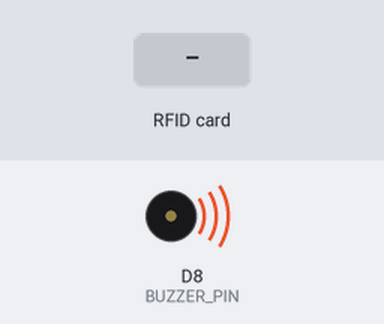
Simulated run of this sketch. Board: ESP8266 (NodeMCU). Parts: buzzer (waves = sounding, pin HIGH). The test bench sets the inputs (shaded band). WiFi joins after 1.5 s; servers stay silent unless stated; what the sketch prints to the serial monitor is not drawn.

Above: at 1.6 s.
At 4.3 s:
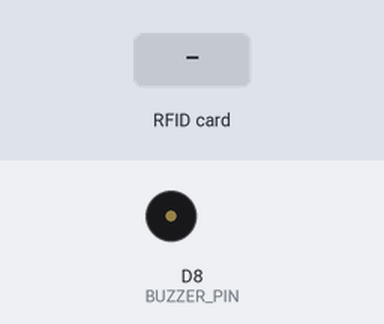
4.4 s: RFID card 5E 7A 19 C4 held to the reader
Timing chart, 0 to 7.4 s (numbered marks = the images above; inputs shaded):
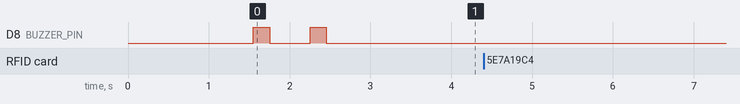

The sketch:

arduino_absen.ino
```cpp
#include <SPI.h>
#include <MFRC522.h>
#include <ESP8266WiFi.h>
#include <ESP8266HTTPClient.h>
#include <WiFiClient.h>

#define RST_PIN D1
#define SDA_PIN D2
#define BUZZER_DURATION 200
#define BUZZER_PIN D8

const char* ssid = "Ruang_Staff I";
const char* password = "staffjungle2023";

const char* serverName = "http://192.168.134.20:3001/api/rfidFetch";

unsigned long lastTime = 0;
unsigned long timerDelay = 5000;
int wifiCheck = 0;

MFRC522 mfrc522(SDA_PIN, RST_PIN);

void setup() {
  Serial.begin(9600);
  SPI.begin();

  pinMode(BUZZER_PIN, OUTPUT);

  mfrc522.PCD_Init();

  WiFi.begin(ssid, password);
  Serial.println("Connecting");
  while (WiFi.status() != WL_CONNECTED) {
    delay(500);
    Serial.print(".");
  }

  buzzerRinger(2);

  Serial.println("");
  Serial.print("Connected to WiFi network with IP Address: ");
  Serial.println(WiFi.localIP());
  Serial.println(WiFi.macAddress());
  Serial.println("Timer set to 5 seconds (timerDelay variable), it will take 5 seconds before publishing the first reading.");
  Serial.println("Put your card to the reader...");
}

String toHex(byte* buffer, byte bufferSize) {
  String result;
  for (byte i = 0; i < bufferSize; i++) {
    result += (buffer[i] < 0x10 ? "0" : "");
    result += String(buffer[i], HEX);
  }
  result.toUpperCase();
  return result;
}

void buzzerRinger(int ringingTimes) {
  for (int i = 0; i < ringingTimes; i++) {
    digitalWrite(BUZZER_PIN, HIGH);
    delay(BUZZER_DURATION);
    digitalWrite(BUZZER_PIN, LOW);
    delay(500);
  }
}

void httpSender(String cardTag) {
  if ((millis() - lastTime) > timerDelay) {
    //Check WiFi connection status
    if (WiFi.status() == WL_CONNECTED) {
      WiFiClient client;
      HTTPClient http;

      if (http.begin(client, serverName)) {
        http.addHeader("Content-Type", "application/json");
        http.addHeader("Accept", "application/json");
        int httpResponseCode = http.POST("{\"serialCard\":\"" + cardTag + "\", \"macDevice\":\"" + WiFi.macAddress() + "\"}");
        if (httpResponseCode > 0) {
          buzzerRinger(1);
          Serial.println(http.getString());
        } else {
          buzzerRinger(4);
        }
        Serial.print("HTTP Response code: ");
        Serial.println(httpResponseCode);
        http.end();
      } else {
        buzzerRinger(5);
        Serial.printf("[HTTPS] Unable to connect\n");
      }

    } else {
      buzzerRinger(3);
      Serial.println("WiFi Disconnected");
    }
    lastTime = millis();
  }
}

void loop() {
  if (!mfrc522.PICC_IsNewCardPresent()) {
    return;
  }

  if (!mfrc522.PICC_ReadCardSerial()) {
    return;
  }

  String converted = toHex(mfrc522.uid.uidByte, mfrc522.uid.size);
  Serial.println("UID tag :" + converted);
  httpSender(converted);

  delay(5000);
}
```

Measured:
- after the input at 4.4 s, every drawn part: stays the same
